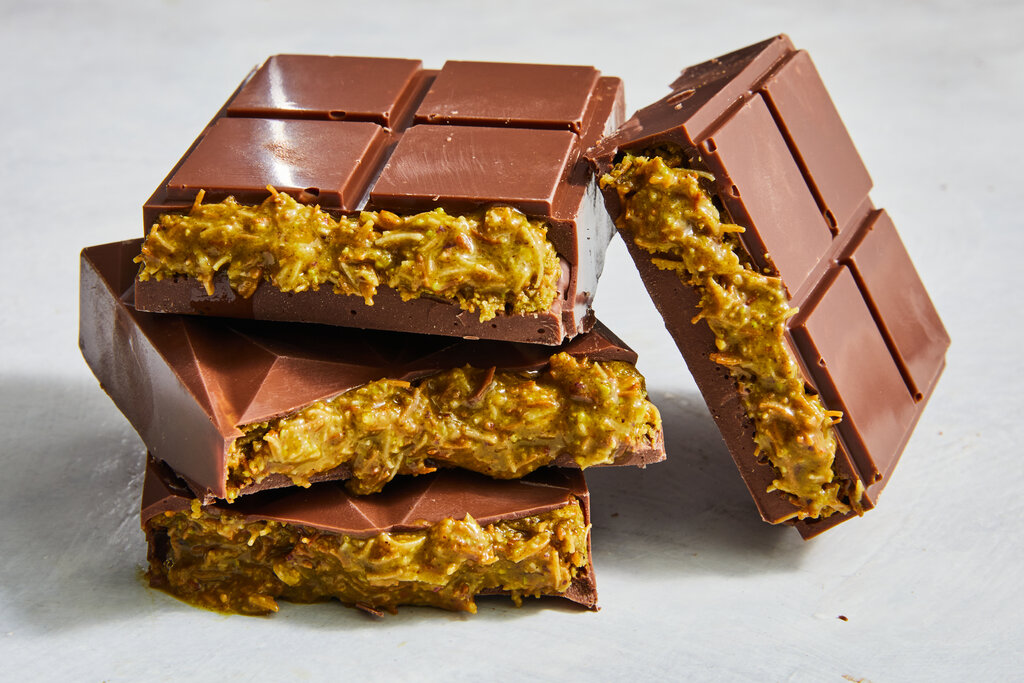
#> input picture 28_ComputerVision_OpenCV/dubai-chocolate.jpg, 1024 x 683 px
$ python filters_and_edge_detections.py
#> lines starting #> are read from the running program, lines starting #| are printed output that depends on the picture; after the words box and inside, x2 and y2 are one past the last pixel; in counts of white or black regions, pixels touching at a corner belong together
# Artifact: https://claude.ai/public/artifacts/fabc2efd-ee53-4e50-ae33-59a215c0159c


import cv2
import numpy as np
import matplotlib.pyplot as plt

# Load image (health app context: workout form analysis)
workout_image = cv2.imread('dubai-chocolate.jpg')
#> workout_image is the input picture: shape (683, 1024, 3); mean B, G, R 119.7, 141.5, 165.8
workout_rgb = cv2.cvtColor(workout_image, cv2.COLOR_BGR2RGB)

# ====== The Convolution Operation ======
# A filter/kernel is a small matrix that slides across the image

# Example: 3x3 blur kernel (averaging)
blur_kernel = np.ones((3, 3), np.float32) / 9
print("🔍 Blur Kernel (averages surrounding pixels):")
print(blur_kernel)

# ====== Common Filters Explained ======

# 1. GAUSSIAN BLUR - Removes noise, smooths image
gaussian = cv2.GaussianBlur(workout_rgb, (5, 5), 0)

# 2. BILATERAL FILTER - Edge-preserving smoothing
# Used in: Portrait mode, keeping subject sharp while blurring background
bilateral = cv2.bilateralFilter(workout_rgb, 9, 75, 75)

# 3. SHARPENING - Enhances edges
sharpen_kernel = np.array([[ 0, -1,  0],
                           [-1,  5, -1],
                           [ 0, -1,  0]])
sharpened = cv2.filter2D(workout_rgb, -1, sharpen_kernel)
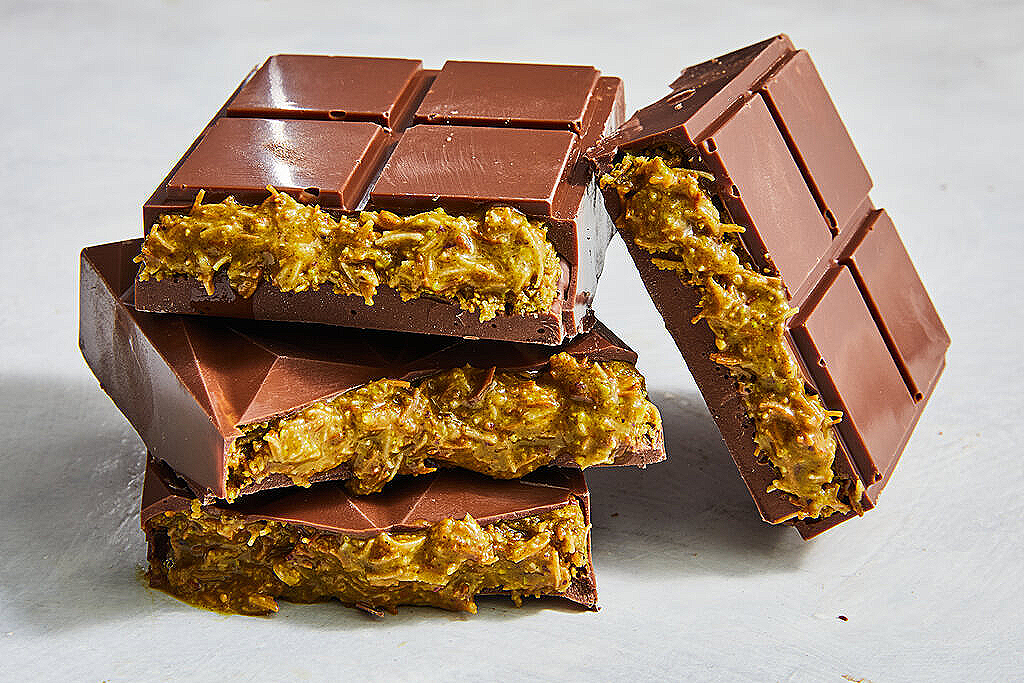
#> sharpened: shape (683, 1024, 3); mean R, G, B 165.1, 141.8, 122.2

# ====== Edge Detection - Finding Boundaries ======
gray = cv2.cvtColor(workout_rgb, cv2.COLOR_RGB2GRAY)
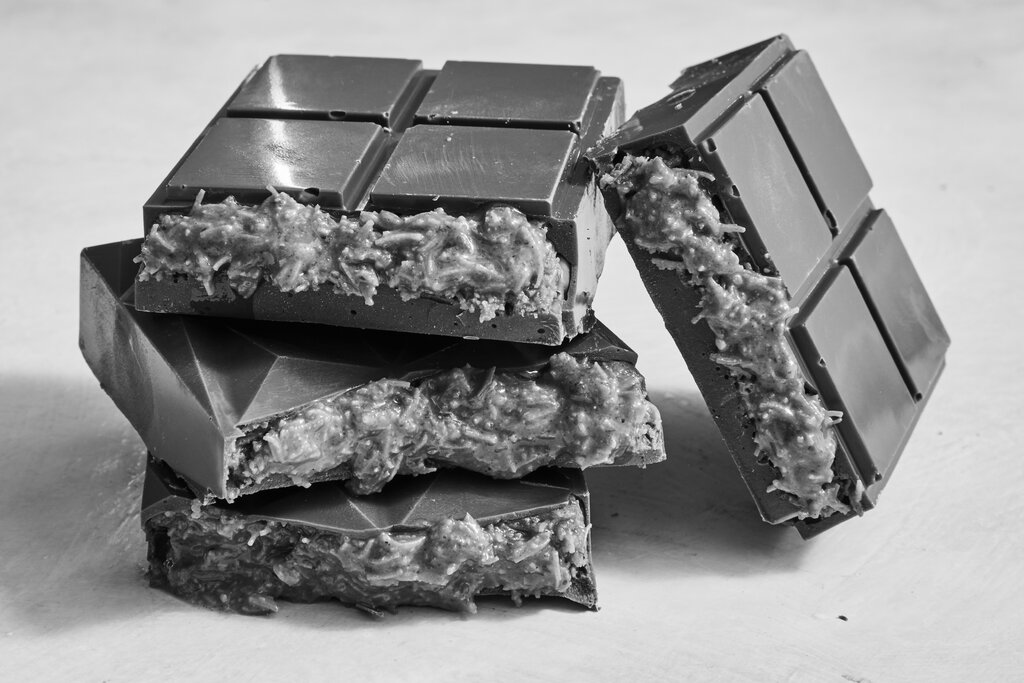
#> gray: shape (683, 1024); min 0, max 255, mean 146.3

# CANNY - Multi-stage edge detection (best for most uses)
# Used in: Lane detection (autonomous vehicles), document scanning
canny = cv2.Canny(gray, 100, 200)
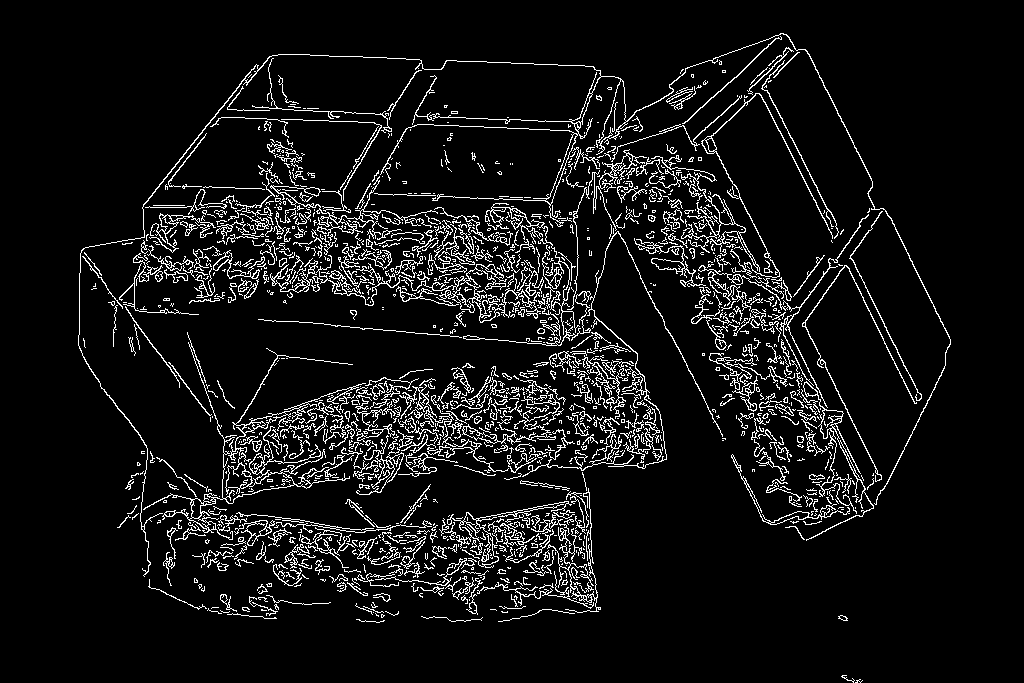
#> canny: shape (683, 1024); 7.6% white in thin lines or dots, all inside (x1, y1, x2, y2) = (78, 33, 951, 683)

# ====== Real Health App Use Case: Posture Detection ======
def detect_workout_form_edges(image_rgb):
    """Detect body edges in workout video to analyze form"""
    gray = cv2.cvtColor(image_rgb, cv2.COLOR_RGB2GRAY)
    blurred = cv2.GaussianBlur(gray, (5, 5), 0)
    edges = cv2.Canny(blurred, 50, 150)
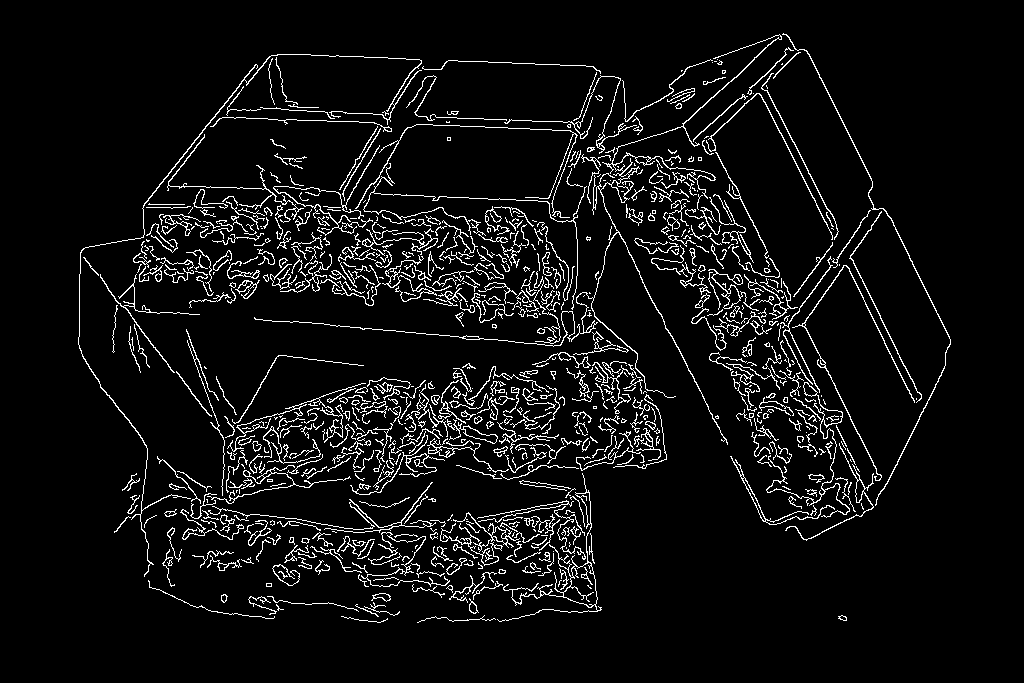
#> edges: shape (683, 1024); 6.2% white in thin lines or dots, all inside (x1, y1, x2, y2) = (78, 33, 951, 623)

    edge_percentage = (np.sum(edges > 0) / edges.size) * 100
#> edge_percentage = 6.2

    return {
        'edges': edges,
        'edge_density': edge_percentage,
        'body_detected': edge_percentage > 5,
        'form_clarity': 'Good' if 5 < edge_percentage < 15 else 'Reposition camera'
    }

form_analysis = detect_workout_form_edges(workout_rgb)
#> form_analysis = 4 items
print(f"\n🏋️ Workout Form Analysis:")
print(f"   Edge Density: {form_analysis['edge_density']:.2f}%")
#|    Edge Density: 6.20%
print(f"   {form_analysis['form_clarity']}")
#|    Good

print("\n💡 Convolution = Sliding dot product (matrix multiplication)")
print("   Filters = Small matrices encoding transformations")
print("\n✨ You're mastering the MATHEMATICS of VISION!")

$ run again, with 28_ComputerVision_OpenCV/data-calculus-hero.jpg copied over 28_ComputerVision_OpenCV/dubai-chocolate.jpg
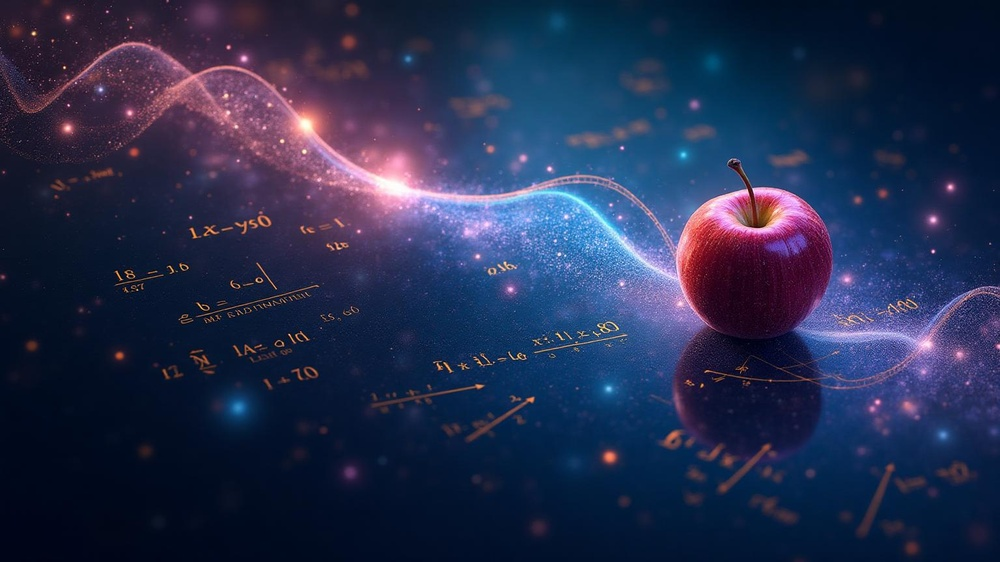
#> input picture 28_ComputerVision_OpenCV/data-calculus-hero.jpg, 1000 x 562 px, shrunk from 1536 x 864 before the run
#> workout_image is the input picture: shape (562, 1000, 3); mean B, G, R 78.7, 45.9, 37.2
#> `canny = cv2.Canny(gray, 100, 200)`:
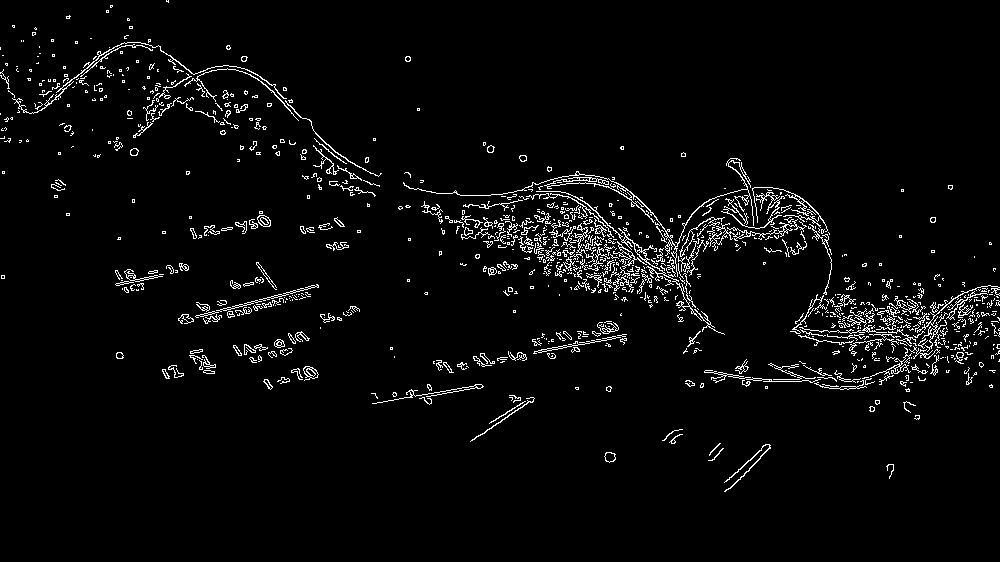
#> canny: shape (562, 1000); 3.6% white in thin lines or dots, all inside (x1, y1, x2, y2) = (0, 0, 1000, 492)
#> in detect_workout_form_edges, `edges = cv2.Canny(blurred, 50, 150)`:
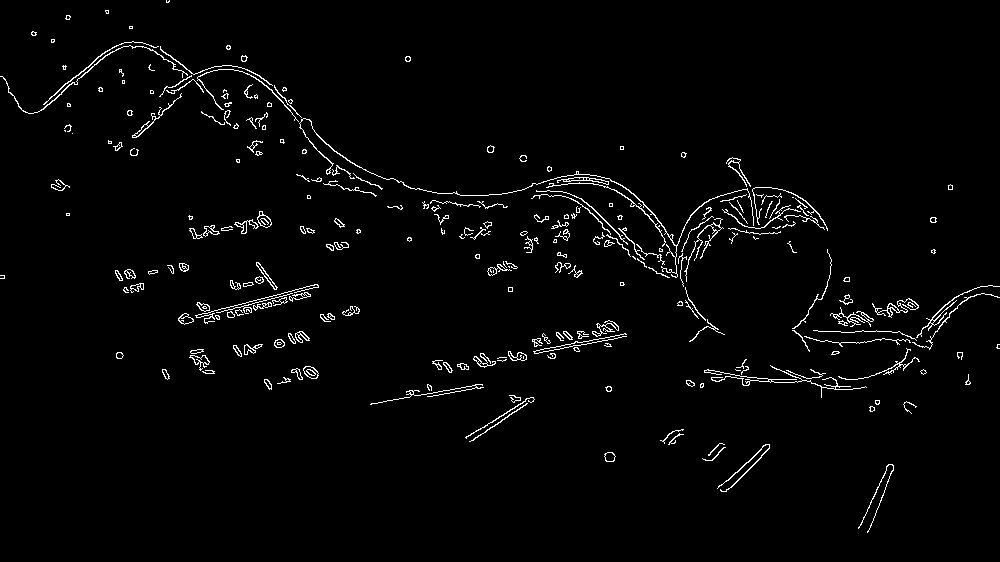
#> edges: shape (562, 1000); 2.3% white in thin lines or dots
#> edge_percentage = 2.26
#> form_analysis = 4 items
#|    Edge Density: 2.26%
#|    Reposition camera
